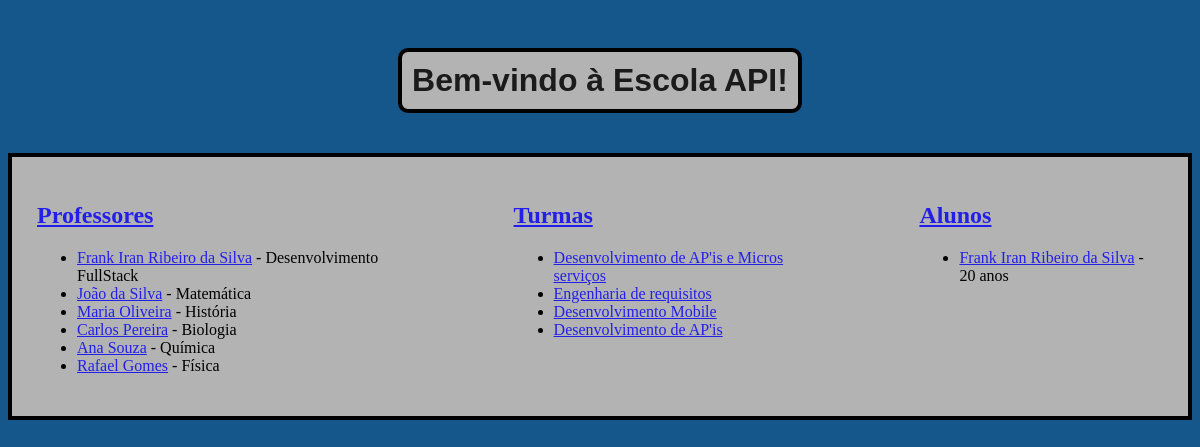
Before: / with the older database file.
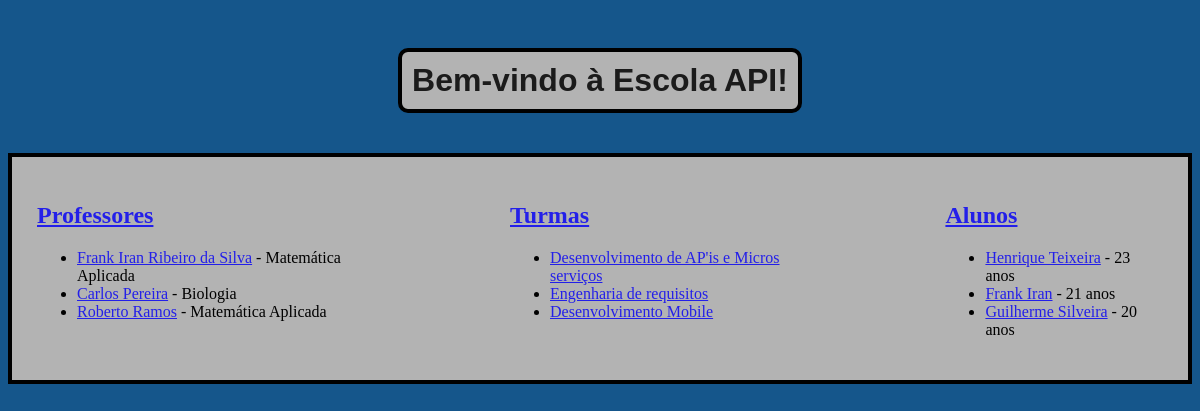
After: the same page with the newer database file.
### app/models.py (models this page shows)
class Professor(db.Model):
    __tablename__ = 'professores'
    id = db.Column(db.Integer, primary_key=True)
    nome = db.Column(db.String(50), nullable=False)
    idade = db.Column(db.Integer)
    materia = db.Column(db.String(50))
    observacoes = db.Column(db.Text)
    turmas = db.relationship('Turma', backref='professor', lazy=True)

class Turma(db.Model):
    __tablename__ = 'turmas'
    id = db.Column(db.Integer, primary_key=True)
    descricao = db.Column(db.String(100), nullable=False)
    status = db.Column(db.Boolean, default=True)
    professor_id = db.Column(db.Integer, db.ForeignKey(
        'professores.id'), nullable=False)
    alunos = db.relationship('Aluno', backref='turma', lazy="select")

class Aluno(db.Model):
    __tablename__ = 'alunos'
    id = db.Column(db.Integer, primary_key=True)
    nome = db.Column(db.String(50), nullable=False)
    idade = db.Column(db.Integer)
    data_nascimento = db.Column(db.Date)
    nota_primeiro_semestre = db.Column(db.Float)
    nota_segundo_semestre = db.Column(db.Float)
    media_final = db.Column(db.Float)
    turma_id = db.Column(db.Integer, db.ForeignKey(
        'turmas.id'), nullable=False)

### app/routes.py (the view)
@app.route("/")
def index():
    professores = Professor.query.all()
    turmas = Turma.query.all()
    alunos = Aluno.query.all()
    return render_template('index.html', professores=professores,
                           turmas=turmas, alunos=alunos)

### app/templates/index.html (shortened to what this page needs)
<!DOCTYPE html>
<html lang="pt-BR">
<head>
    <link rel="stylesheet" href="{{ url_for('static', filename='index.css') }}">
</head>
<body>
    <div class="titulo">
        <h1>Bem-vindo à Escola API!</h1>
    </div>
    <section class="container">
    <div class="professores">
        <h2>
            <a href="/professor">Professores</a>
        </h2>
        <ul>
            {% for professor in professores %}
                <li>
                    <a href="/professor/{{ professor.id }}">{{ professor.nome }}</a> - {{ professor.materia }}
                </li>
            {% else %}
                <li>Nenhum professor encontrado.</li>
            {% endfor %}
        </ul>
    </div>
    <div class="turmas">
        <h2>
            <a href="/turmas">Turmas</a>
        </h2>
        <ul>
            {% for turma in turmas %}
                <li>
                    <a href="/turmas/{{ turma.id }}">{{ turma.descricao }}</a>
                </li>
            {% else %}
                <li>Nenhuma turma encontrada.</li>
            {% endfor %}
        </ul>
    </div>
    <div class="alunos">
        <h2>
            <a href="/alunos">Alunos</a>
        </h2>
        <ul>
            {% for aluno in alunos %}
                <li>
                    <a href="/alunos/{{ aluno.id }}">{{ aluno.nome }}</a> - {{ aluno.idade }} anos
                </li>
            {% else %}
                <li>Nenhum aluno encontrado.</li>
            {% endfor %}
        </ul>
    </div>
    </section>
</body>
</html>

### app/static/index.css (style rules this page uses)
body { font-family: 'Raleway Thin'; background-color: #15568b; margin-bottom: 50px; }
.titulo { display: grid; justify-content: center; }
h1 { font-family: 'Impact', sans-serif; color: rgba(2, 2, 2, 0.86); text-align: center; margin-top: 50px; border: 4px solid #000000; max-width: max-content; padding: 10px; margin: 40px; border-radius: 10px; background-color: #B3B3B3; }
a { color: rgb(35, 31, 233); }
.container { display: flex; align-items: start; justify-content: center; gap: 120px; border: 4px solid #000000; background-color: #B3B3B3; padding: 25px; }

Changed rows visible on the page:
removed Professor: nome "João da Silva", materia "Matemática"
removed Professor: nome "Maria Oliveira", materia "História"
removed Professor: nome "Ana Souza", materia "Química"
removed Professor: nome "Rafael Gomes", materia "Física"
removed Turma: descricao "Desenvolvimento de AP'is"
removed Aluno: nome "Frank Iran Ribeiro da Silva", idade "20"
changed Professor "Frank Iran Ribeiro da Silva": materia "Desenvolvimento FullStack" → "Matemática Aplicada"
added Professor: nome "Roberto Ramos", materia "Matemática Aplicada"
added Aluno: nome "Henrique Teixeira", idade "23"
added Aluno: nome "Frank Iran", idade "21"
added Aluno: nome "Guilherme Silveira", idade "20"
